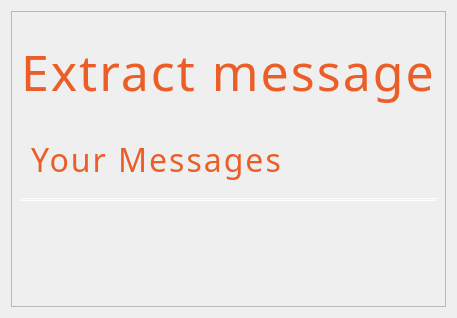
      <widget class="QWidget" name="page_4">
       <layout class="QGridLayout" name="gridLayout_3">
        <item row="0" column="0">
         <widget class="QFrame" name="frame_16">
          <property name="styleSheet">
           <string notr="true"/>
          </property>
          <property name="frameShape">
           <enum>QFrame::StyledPanel</enum>
          </property>
          <property name="frameShadow">
           <enum>QFrame::Raised</enum>
          </property>
          <layout class="QVBoxLayout" name="verticalLayout_10">
           <item>
            <widget class="QLabel" name="label_39">
             <property name="minimumSize">
              <size>
               <width>300</width>
               <height>100</height>
              </size>
             </property>
             <property name="maximumSize">
              <size>
               <width>500</width>
               <height>500</height>
              </size>
             </property>
             <property name="styleSheet">
              <string notr="true">font-family: Kdam Thmor Pro;
font-weight: 400;
font-size: 50px;
line-height: 100%;
letter-spacing: 2px;
text-align: center;
color: #EB5E28;
background:transparent;

</string>
             </property>
             <property name="text">
              <string>Extract message</string>
             </property>
            </widget>
           </item>
           <item>
            <widget class="QFrame" name="frame_12">
             <property name="styleSheet">
              <string notr="true">background:transparent;</string>
             </property>
             <property name="frameShape">
              <enum>QFrame::StyledPanel</enum>
             </property>
             <property name="frameShadow">
              <enum>QFrame::Raised</enum>
             </property>
             <layout class="QHBoxLayout" name="horizontalLayout_19">
              <item>
               <widget class="QLabel" name="label_8">
                <property name="maximumSize">
                 <size>
                  <width>16777215</width>
                  <height>16777215</height>
                 </size>
                </property>
                <property name="styleSheet">
                 <string notr="true">width: 71;
height: 49;
top: 315px;
left: 826px;
font-family: Kdam Thmor Pro;
font-weight: 400;
font-size: 32px;
line-height: 100%;
letter-spacing: 2px;
text-align: center;
color: rgba(235, 94, 40, 1);
</string>
                </property>
                <property name="text">
                 <string>Your Messages</string>
                </property>
               </widget>
              </item>
             </layout>
            </widget>
           </item>
           <item>
            <widget class="Line" name="line_2">
             <property name="styleSheet">
              <string notr="true">border: 1px solid rgba(255, 255, 255, 1);
width: 1071.0041450629933;
top: 360.84px;
left: 251px;
angle: 0.15 deg;
border-width: 1px;
</string>
             </property>
             <property name="orientation">
              <enum>Qt::Horizontal</enum>
             </property>
            </widget>
           </item>
           <item>
            <widget class="QFrame" name="frame_29">
             <property name="styleSheet">
              <string notr="true">background:transparent;</string>
             </property>
             <property name="frameShape">
              <enum>QFrame::StyledPanel</enum>
             </property>
             <property name="frameShadow">
              <enum>QFrame::Raised</enum>
             </property>
             <layout class="QHBoxLayout" name="horizontalLayout_20">
              <item>
               <widget class="QScrollArea" name="scrollArea_2">
                <property name="maximumSize">
                 <size>
                  <width>16777215</width>
                  <height>700</height>
                 </size>
                </property>
                <property name="styleSheet">
                 <string notr="true">QScrollBar:vertical {
   background:rgb(0, 0, 0);
}

QScrollBar::handle:vertical {
    background:rgb(235, 94, 40);
}

QScrollBar::handle:horizontal {
    background:rgb(235, 94, 40);
}

QScrollBar::add-line:vertical {
    background:transparent;
}

QScrollBar::sub-line:vertical {
    border: 1px solid grey;
  	background:transparent;
    width: 20px;
    subcontrol-position: left;
    subcontrol-origin: margin;
}</string>
                </property>
                <property name="widgetResizable">
                 <bool>true</bool>
                </property>
                <widget class="QWidget" name="scrollAreaWidgetContents_3">
                 <property name="geometry">
                  <rect>
                   <x>0</x>
                   <y>0</y>
                   <width>704</width>
                   <height>567</height>
                  </rect>
                 </property>
                 <layout class="QVBoxLayout" name="verticalLayout_11"/>
                </widget>
               </widget>
              </item>
             </layout>
            </widget>
           </item>
          </layout>
         </widget>
        </item>
       </layout>
      </widget>
